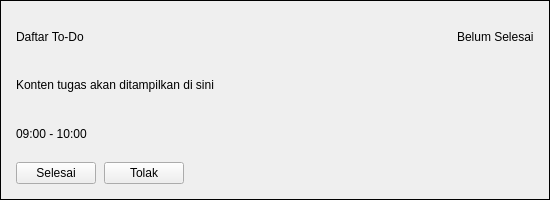
<?xml version="1.0" encoding="UTF-8"?>
<ui version="4.0">
 <class>TaskCard</class>
 <widget class="QFrame" name="TaskCard">
  <property name="geometry">
   <rect>
    <x>0</x>
    <y>0</y>
    <width>550</width>
    <height>200</height>
   </rect>
  </property>
  <property name="minimumSize">
   <size>
    <width>550</width>
    <height>0</height>
   </size>
  </property>
  <property name="maximumSize">
   <size>
    <width>550</width>
    <height>16777215</height>
   </size>
  </property>
  <property name="windowTitle">
   <string>Kartu Tugas</string>
  </property>
  <property name="frameShape">
   <enum>QFrame::Box</enum>
  </property>
  <property name="objectName">
   <string>taskCard</string>
  </property>
  <property name="styleSheet">
   <string>QFrame#taskCard {
    background-color: #ffffff;
    border: 1px solid #dee2e6;
    border-radius: 15px;
    padding: 15px;
    margin: 8px 0;
}</string>
  </property>
  <layout class="QVBoxLayout" name="main_layout">
   <property name="spacing">
    <number>8</number>
   </property>
   <property name="leftMargin">
    <number>15</number>
   </property>
   <property name="topMargin">
    <number>15</number>
   </property>
   <property name="rightMargin">
    <number>15</number>
   </property>
   <property name="bottomMargin">
    <number>15</number>
   </property>
   <item>
    <!-- Header dengan judul dan status -->
    <layout class="QHBoxLayout" name="header_layout">
     <item>
      <widget class="QLabel" name="title_label">
       <property name="objectName">
        <string>taskTitle</string>
       </property>
       <property name="text">
        <string>Daftar To-Do</string>
       </property>
       <property name="styleSheet">
        <string>QLabel#taskTitle {
    font-size: 16px;
    font-weight: bold;
    color: #2c3e50;
    margin-bottom: 5px;
}</string>
       </property>
      </widget>
     </item>
     <item>
      <spacer name="header_spacer">
       <property name="orientation">
        <enum>Qt::Horizontal</enum>
       </property>
       <property name="sizeHint" stdset="0">
        <size>
         <width>40</width>
         <height>20</height>
        </size>
       </property>
      </spacer>
     </item>
     <item>
      <!-- Label Status -->
      <widget class="QLabel" name="status_label">
       <property name="objectName">
        <string>statusNotYet</string>
       </property>
       <property name="text">
        <string>Belum Selesai</string>
       </property>
       <property name="styleSheet">
        <string>QLabel#statusFinished {
    background-color: #d4edda;
    color: #155724;
    padding: 4px 8px;
    border-radius: 6px;
    font-size: 12px;
    font-weight: 500;
}

QLabel#statusNotYet {
    background-color: #f8d7da;
    color: #721c24;
    padding: 4px 8px;
    border-radius: 6px;
    font-size: 12px;
    font-weight: 500;
}</string>
       </property>
      </widget>
     </item>
    </layout>
   </item>
   <item>
    <!-- Konten Tugas -->
    <widget class="QLabel" name="content_label">
     <property name="objectName">
      <string>taskContent</string>
     </property>
     <property name="text">
      <string>Konten tugas akan ditampilkan di sini</string>
     </property>
     <property name="wordWrap">
      <bool>true</bool>
     </property>
     <property name="styleSheet">
      <string>QLabel#taskContent {
    font-size: 13px;
    color: #495057;
    background-color: #f8f9fa;
    padding: 8px;
    border: 1px solid #dee2e6;
    border-radius: 8px;
    margin: 4px 0;
}</string>
     </property>
    </widget>
   </item>
   <item>
    <!-- Tampilan Waktu -->
    <widget class="QLabel" name="time_label">
     <property name="objectName">
      <string>taskTime</string>
     </property>
     <property name="text">
      <string>09:00 - 10:00</string>
     </property>
     <property name="styleSheet">
      <string>QLabel#taskTime {
    font-size: 12px;
    color: #6c757d;
    background-color: #f8f9fa;
    padding: 6px;
    border: 1px solid #dee2e6;
    border-radius: 8px;
}</string>
     </property>
    </widget>
   </item>
   <item>
    <!-- Layout Tombol -->
    <layout class="QHBoxLayout" name="button_layout">
     <item>
      <widget class="QPushButton" name="done_button">
       <property name="objectName">
        <string>doneButton</string>
       </property>
       <property name="text">
        <string>Selesai</string>
       </property>
       <property name="styleSheet">
        <string>QPushButton#doneButton {
    background-color: #28a745;
    color: #ffffff;
    border: none;
    padding: 8px 16px;
    border-radius: 8px;
    font-weight: 500;
    margin-right: 5px;
}

QPushButton#doneButton:hover {
    background-color: #218838;
}</string>
       </property>
      </widget>
     </item>
     <item>
      <widget class="QPushButton" name="decline_button">
       <property name="objectName">
        <string>declineButton</string>
       </property>
       <property name="text">
        <string>Tolak</string>
       </property>
       <property name="styleSheet">
        <string>QPushButton#declineButton {
    background-color: #dc3545;
    color: #ffffff;
    border: none;
    padding: 8px 16px;
    border-radius: 8px;
    font-weight: 500;
}

QPushButton#declineButton:hover {
    background-color: #c82333;
}</string>
       </property>
      </widget>
     </item>
     <item>
      <spacer name="button_spacer">
       <property name="orientation">
        <enum>Qt::Horizontal</enum>
       </property>
       <property name="sizeHint" stdset="0">
        <size>
         <width>40</width>
         <height>20</height>
        </size>
       </property>
      </spacer>
     </item>
    </layout>
   </item>
  </layout>
 </widget>
 <resources/>
 <connections/>
</ui>
